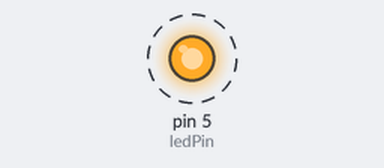
Bench run of a sketch on a simulated Arduino Uno, built with avr-gcc and run on an emulated ATmega328P. Parts: output pins drawn as LEDs (lit = HIGH). Dashed ring = blinking. What the sketch prints to the serial monitor is not drawn.

Above: at 0.5 s.
Timing chart, 0 to 4.6 s (numbered marks = the images above):
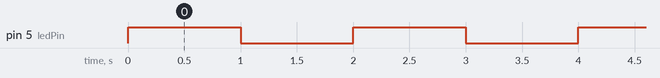

The sketch:

Exemplo02.ino
```cpp
//Exemplo 02
//Acende e apaga o led e envia mensagem no monitor serial

const int ledPin = 5;

void setup(){
  pinMode(ledPin, OUTPUT);
  Serial.begin(115200);
}

void loop(){
  Serial.println("Hello world!");
  digitalWrite(ledPin, HIGH);
  delay(1000); // Tempo em ms
  digitalWrite(ledPin, LOW);
  delay(1000);
}
```

Measured:
- by itself, pin 5 (ledPin): alternates HIGH for 1.0 s and LOW for 1.0 s
